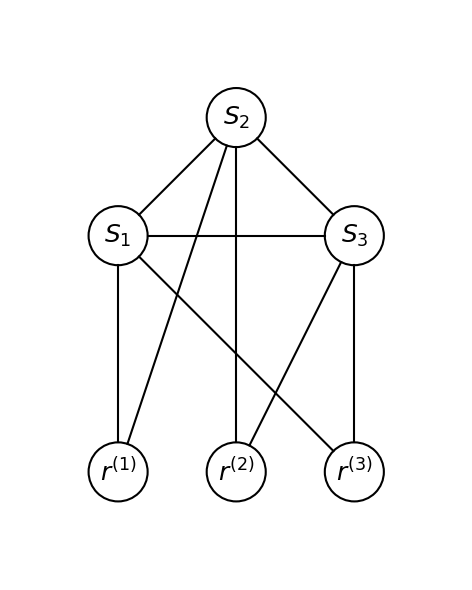

This chart was generated by the following Python code:
from matplotlib import rc
rc("font", family="serif", size=12)

import daft

pgm = daft.PGM([4,5], directed=False)
pgm.add_node(daft.Node("S1", r"$S_1$", 1, 3))
pgm.add_node(daft.Node("S2", r"$S_2$", 2, 4))
pgm.add_node(daft.Node("S3", r"$S_3$", 3, 3))
pgm.add_node(daft.Node("r1", r"$r^{(1)}$", 1, 1))
pgm.add_node(daft.Node("r2", r"$r^{(2)}$", 2, 1))
pgm.add_node(daft.Node("r3", r"$r^{(3)}$", 3, 1))
pgm.add_edge("S1", "r1")
pgm.add_edge("S2", "r1")
pgm.add_edge("S2", "r2")
pgm.add_edge("S3", "r2")
pgm.add_edge("S3", "r3")
pgm.add_edge("S1", "r3")
pgm.add_edge("S1", "S2")
pgm.add_edge("S1", "S3")
pgm.add_edge("S2", "S3")
pgm.render()

pgm.figure.savefig("q1c.png", dpi=150)
